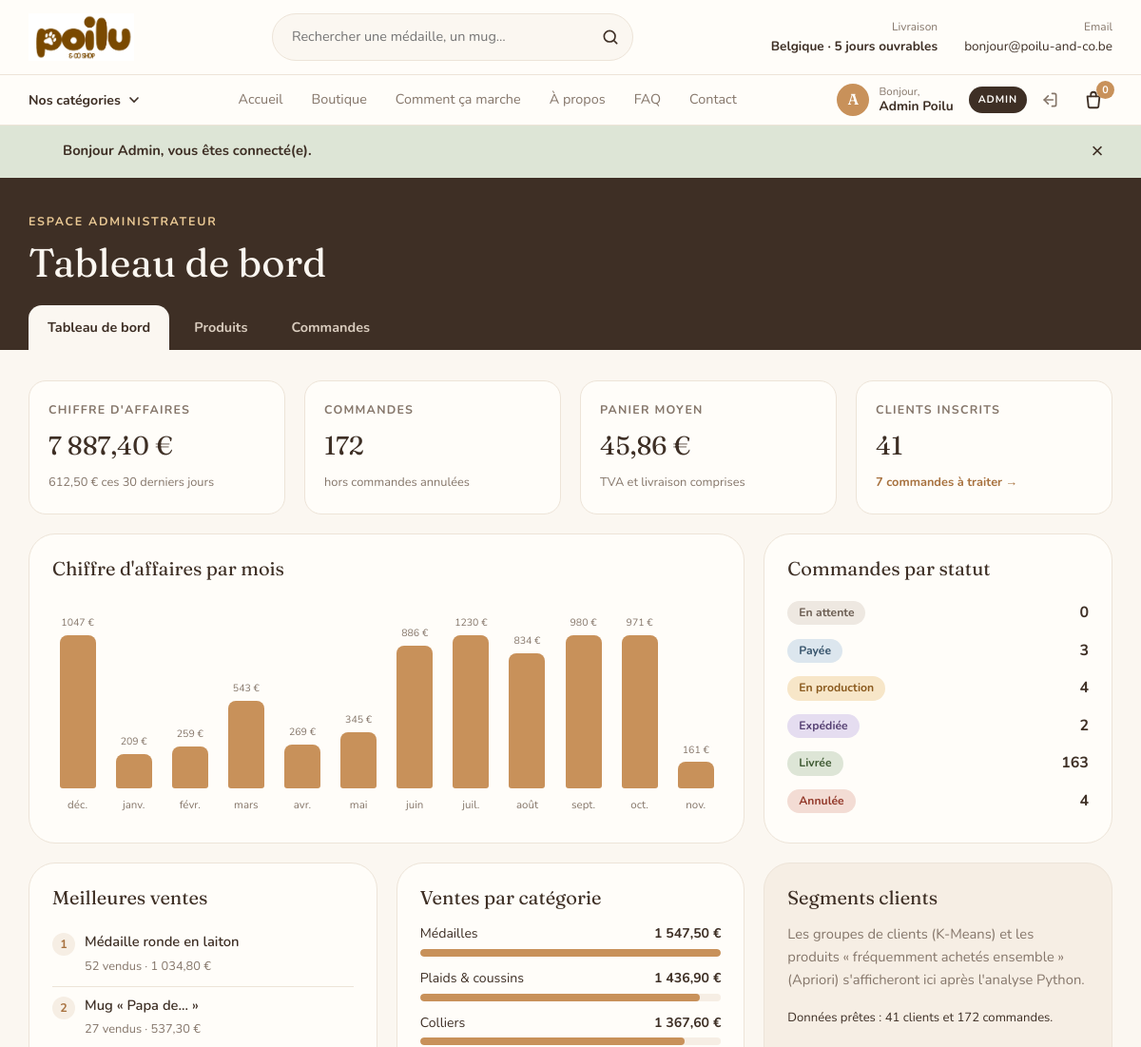
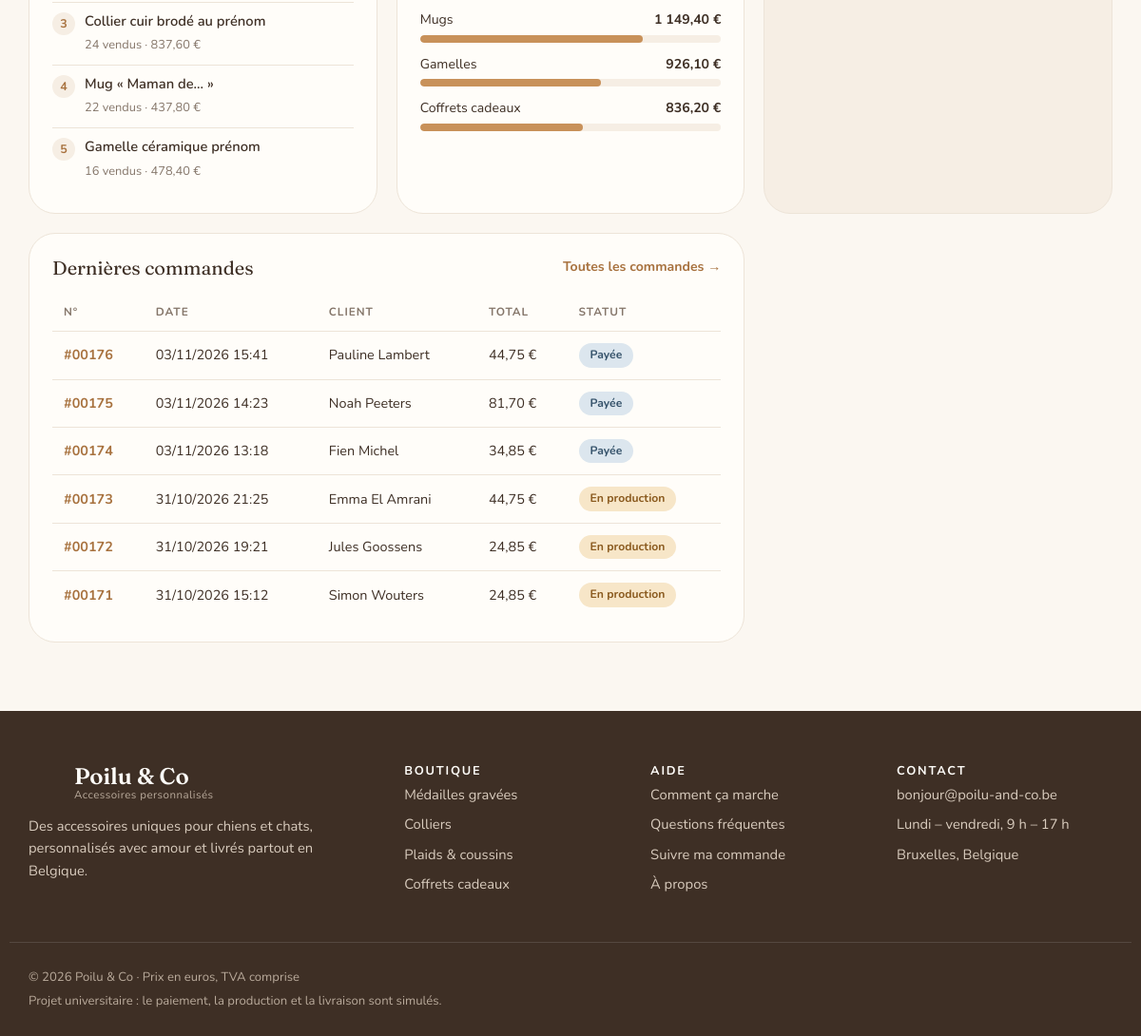
Screenshot of /pages/admin.php (signed in) with the database file from the repository (2 pictures, top to bottom).
### tables this page shows
CREATE TABLE orders (
    id             INT AUTO_INCREMENT PRIMARY KEY,
    user_id        INT          NULL,
    first_name    VARCHAR(50)  NOT NULL,
    last_name     VARCHAR(50)  NOT NULL,
    email         VARCHAR(120) NOT NULL,
    phone         VARCHAR(20)  NULL,
    address       VARCHAR(150) NOT NULL,
    postal_code   CHAR(4)      NOT NULL,
    city          VARCHAR(80)  NOT NULL,
    subtotal      DECIMAL(8,2) NOT NULL,
    shipping_cost DECIMAL(6,2) NOT NULL,
    total         DECIMAL(8,2) NOT NULL,
    payment_method ENUM('bancontact', 'card', 'paypal') NOT NULL DEFAULT 'bancontact',    
     
    status        ENUM('pending', 'paid', 'in_production', 'shipped', 'delivered', 'cancelled') NOT NULL DEFAULT 'pending',
    created_at    DATETIME     NOT NULL DEFAULT CURRENT_TIMESTAMP,
    FOREIGN KEY (user_id) REFERENCES users(id) ON DELETE SET NULL
);

### pages/admin.php (the view, shortened to what this page needs)
<?php
require '../includes/db.php';
require '../includes/functions.php';
$totals = $pdo->query("
    SELECT COUNT(*) AS order_count,
           COALESCE(SUM(total), 0) AS revenue,
           COALESCE(AVG(total), 0) AS average_basket
    FROM orders
    WHERE status != 'cancelled'
")->fetch();
$revenue_30_days = $pdo->query("
    SELECT COALESCE(SUM(total), 0) FROM orders
    WHERE status != 'cancelled' AND created_at >= NOW() - INTERVAL 30 DAY
")->fetchColumn();
$customer_count = $pdo->query("SELECT COUNT(*) FROM users WHERE role = 'customer'")->fetchColumn();
$to_process = $pdo->query("SELECT COUNT(*) FROM orders WHERE status IN ('pending', 'paid', 'in_production')")->fetchColumn();
$rows = $pdo->query("
    SELECT DATE_FORMAT(created_at, '%Y-%m') AS month, SUM(total) AS revenue, COUNT(*) AS order_count
    FROM orders
    WHERE status != 'cancelled' AND created_at >= DATE_FORMAT(NOW() - INTERVAL 11 MONTH, '%Y-%m-01')
    GROUP BY month
    ORDER BY month
")->fetchAll();
$months_fr = ['janv.', 'févr.', 'mars', 'avr.', 'mai', 'juin', 'juil.', 'août', 'sept.', 'oct.', 'nov.', 'déc.'];
$monthly   = [];
for ($i = 11; $i >= 0; $i--) {
    $date = new DateTime("first day of -$i month");
    $monthly[$date->format('Y-m')] = [
        'label'       => $months_fr[$date->format('n') - 1],
        'revenue'     => 0,
        'order_count' => 0,
    ];
}
foreach ($rows as $row) {
    if (isset($monthly[$row['month']])) {
        $monthly[$row['month']]['revenue']     = (float) $row['revenue'];
        $monthly[$row['month']]['order_count'] = (int) $row['order_count'];
    }
}
$max_revenue = max(array_column($monthly, 'revenue')) ?: 1;
$status_counts = $pdo->query("SELECT status, COUNT(*) AS n FROM orders GROUP BY status")->fetchAll(PDO::FETCH_KEY_PAIR);
$top_products = $pdo->query("
    SELECT oi.product_id, oi.product_name, SUM(oi.quantity) AS quantity, SUM(oi.quantity * oi.unit_price) AS revenue
    FROM order_items oi
    JOIN orders o ON o.id = oi.order_id
    WHERE o.status != 'cancelled'
    GROUP BY oi.product_id, oi.product_name
    ORDER BY quantity DESC
    LIMIT 5
")->fetchAll();
$category_sales = $pdo->query("
    SELECT c.name, SUM(oi.quantity * oi.unit_price) AS revenue
    FROM order_items oi
    JOIN orders o     ON o.id = oi.order_id
    JOIN products p   ON p.id = oi.product_id
    JOIN categories c ON c.id = p.category_id
    WHERE o.status != 'cancelled'
    GROUP BY c.id, c.name
    ORDER BY revenue DESC
")->fetchAll();
$max_category = $category_sales ? max(array_column($category_sales, 'revenue')) : 1;
$latest_orders = $pdo->query("SELECT * FROM orders ORDER BY created_at DESC LIMIT 6")->fetchAll();
require '../includes/header.php';
?>
<section class="admin-hero">
    <div class="container">
        <p class="eyebrow">Espace administrateur</p>
        <h1>Tableau de bord</h1>
        <nav class="admin-nav" aria-label="Menu admin">
            <a href="admin.php" class="is-active">Tableau de bord</a>
            <a href="manage-products.php">Produits</a>
            <a href="manage-orders.php">Commandes</a>
        </nav>
    </div>
</section>
<section class="admin-section">
    <div class="container">
        <div class="stat-grid">
            <div class="stat-card">
                <span>Chiffre d'affaires</span>
                <strong><?= format_price($totals['revenue']) ?></strong>
                <small><?= format_price($revenue_30_days) ?> ces 30 derniers jours</small>
            </div>
            <div class="stat-card">
                <span>Commandes</span>
                <strong><?= (int) $totals['order_count'] ?></strong>
                <small>hors commandes annulées</small>
            </div>
            <div class="stat-card">
                <span>Panier moyen</span>
                <strong><?= format_price($totals['average_basket']) ?></strong>
                <small>TVA et livraison comprises</small>
            </div>
            <div class="stat-card">
                <span>Clients inscrits</span>
                <strong><?= (int) $customer_count ?></strong>
                <small><a href="manage-orders.php?status=to_process"><?= (int) $to_process ?> commande<?= $to_process > 1 ? 's' : '' ?> à traiter →</a></small>
            </div>
        </div>
        <div class="admin-grid">
            <div class="admin-card admin-card-wide">
                <h2>Chiffre d'affaires par mois</h2>
                <div class="bar-chart">
                    <?php foreach ($monthly as $month): ?>
                        <div class="bar" title="<?= e($month['label']) ?> : <?= format_price($month['revenue']) ?> (<?= $month['order_count'] ?> commandes)">
                            <span class="bar-value"><?= $month['revenue'] > 0 ? round($month['revenue']) . ' €' : '' ?></span>
                            <span class="bar-fill" style="height: <?= round($month['revenue'] / $max_revenue * 100) ?>%"></span>
                            <span class="bar-label"><?= e($month['label']) ?></span>
                        </div>
                    <?php endforeach; ?>
                </div>
            </div>
            <div class="admin-card">
                <h2>Commandes par statut</h2>
                <ul class="status-list">
                    <?php foreach (order_statuses() as $status => $label): ?>
                        <li>
                            <a href="manage-orders.php?status=<?= e($status) ?>">
                                <span class="status-badge status-<?= e($status) ?>"><?= e($label) ?></span>
                                <strong><?= (int) ($status_counts[$status] ?? 0) ?></strong>
                            </a>
                        </li>
                    <?php endforeach; ?>
                </ul>
            </div>
            <div class="admin-card">
                <h2>Meilleures ventes</h2>
                <ol class="top-list">
                    <?php foreach ($top_products as $product): ?>
                        <li>
                            <span><?= e($product['product_name']) ?></span>
                            <small><?= (int) $product['quantity'] ?> vendus · <?= format_price($product['revenue']) ?></small>
                        </li>
                    <?php endforeach; ?>
                </ol>
            </div>
            <div class="admin-card">
                <h2>Ventes par catégorie</h2>
                <ul class="category-bars">
                    <?php foreach ($category_sales as $category): ?>
                        <li>
                            <div><span><?= e($category['name']) ?></span><strong><?= format_price($category['revenue']) ?></strong></div>
                            <span class="category-bar"><span style="width: <?= round($category['revenue'] / $max_category * 100) ?>%"></span></span>
                        </li>
                    <?php endforeach; ?>
                </ul>
            </div>
            <div class="admin-card admin-card-note">
                <h2>Segments clients</h2>
                <p>Les groupes de clients (K-Means) et les produits « fréquemment achetés ensemble » (Apriori) s'afficheront ici après l'analyse Python.</p>
                <small>Données prêtes : <?= (int) $customer_count ?> clients et <?= (int) $totals['order_count'] ?> commandes.</small>
            </div>
            <div class="admin-card admin-card-wide">
                <div class="admin-card-head">
                    <h2>Dernières commandes</h2>
                    <a href="manage-orders.php">Toutes les commandes →</a>
                </div>
                <div class="table-wrap">
                    <table class="admin-table">
                        <thead>
                            <tr><th>N°</th><th>Date</th><th>Client</th><th>Total</th><th>Statut</th></tr>
                        </thead>
                        <tbody>
                            <?php foreach ($latest_orders as $order): ?>
                                <tr>
                                    <td><a href="manage-orders.php?id=<?= (int) $order['id'] ?>">#<?= order_number($order['id']) ?></a></td>
                                    <td><?= date('d/m/Y H:i', strtotime($order['created_at'])) ?></td>
                                    <td><?= e($order['first_name'] . ' ' . $order['last_name']) ?></td>
                                    <td><?= format_price($order['total']) ?></td>
                                    <td><span class="status-badge status-<?= e($order['status']) ?>"><?= e(order_status_label($order['status'])) ?></span></td>
                                </tr>
                            <?php endforeach; ?>
                        </tbody>
                    </table>
                </div>
            </div>
        </div>
    </div>
</section>
<?php require '../includes/footer.php'; ?>

### assets/css/style.css (style rules this page uses)
:root { --color-cream: #FBF7F1; --color-sand: #F6EEE4; --color-beige: #EDE4D8; --color-caramel: #C8915A; --color-caramel-dk: #A8723F; --color-brown: #3E2F25; --color-muted: #85766A; --color-white: #FFFDF9; --color-sage: #DDE5D6; --color-rose: #F3DCD4; --color-sky: #DCE6EE; --font-title: 'Fraunces', Georgia, serif; --font-text: 'Nunito', 'Segoe UI', sans-serif; --radius: 18px; --radius-big: 28px; --shadow: 0 12px 30px rgba(62, 47, 37, 0.08); }
*, *::before, *::after { box-sizing: border-box; }
html { scroll-behavior: smooth; }
body { margin: 0; font-family: var(--font-text); font-size: 16px; line-height: 1.6; color: var(--color-brown); background: var(--color-cream); }
a { color: inherit; text-decoration: none; }
h1, h2, h3 { font-family: var(--font-title); font-weight: 400; line-height: 1.15; margin: 0 0 .5em; }
h1 { font-size: clamp(2.3rem, 6vw, 4rem); }
h2 { font-size: clamp(1.8rem, 4vw, 2.7rem); }
.container { width: 100%; max-width: 1180px; margin: 0 auto; padding: 0 20px; }
.eyebrow { margin: 0 0 10px; color: var(--color-caramel); font-size: .78rem; font-weight: 700; letter-spacing: .14em; text-transform: uppercase; }

### rows the page displays
orders: id "00176", created_at "03/11/2026 15:41", first_name+last_name "Pauline Lambert", total "44,75 €", status "Payée"
orders: id "00175", created_at "03/11/2026 14:23", first_name+last_name "Noah Peeters", total "81,70 €", status "Payée"
orders: id "00174", created_at "03/11/2026 13:18", first_name+last_name "Fien Michel", total "34,85 €", status "Payée"
orders: id "00173", created_at "31/10/2026 21:25", first_name+last_name "Emma El Amrani", total "44,75 €", status "En production"
orders: id "00172", created_at "31/10/2026 19:21", first_name+last_name "Jules Goossens", total "24,85 €", status "En production"
orders: id "00171", created_at "31/10/2026 15:12", first_name+last_name "Simon Wouters", total "24,85 €", status "En production"

### other values shown
DELIVERY_WORKING_DAYS "5"
mb_strtoupper(mb_substr($_SESSION['user_first_name'] ?? '?', 0, 1)) "A"
$user_name "Admin Poilu"
$cart_items "0"
$auth_notice "Bonjour Admin, vous êtes connecté(e)."
format_price($totals['revenue']) "7 887,40 €"
format_price($revenue_30_days) "612,50 €"
$totals['order_count'] "172"
format_price($totals['average_basket']) "45,86 €"
$customer_count "41"
$to_process "7"
$month['revenue'] "1047"
$month['label'] "déc."
$month['revenue'] "209"
$month['label'] "janv."
